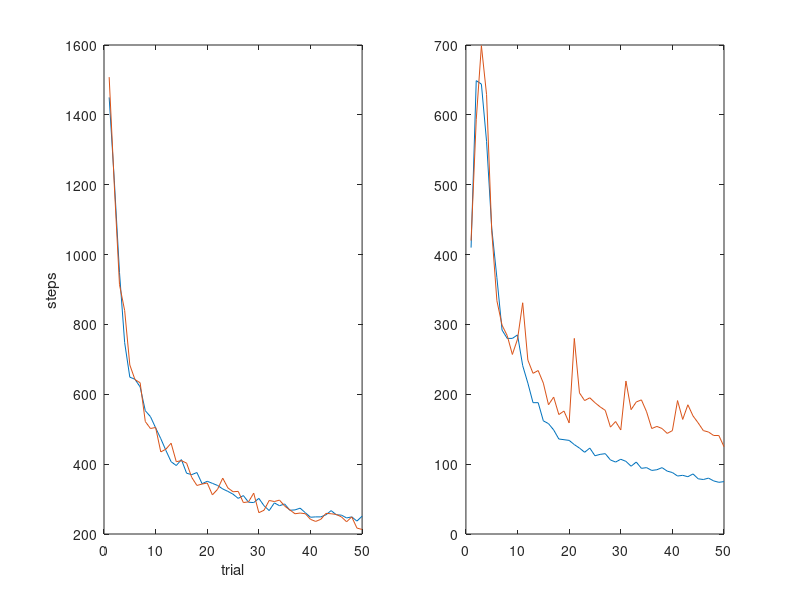

Here is the MATLAB script that generated this plot:
%% import data
delimiterIn = ' ';
s1 = importdata('r1.txt', delimiterIn);
s2 = importdata('r2.txt', delimiterIn);
s3 = importdata('r3.txt', delimiterIn);
s4 = importdata('r4.txt', delimiterIn);
s5 = importdata('r5.txt', delimiterIn);
s6 = importdata('r6.txt', delimiterIn);

%% plot 1
plot(s1);
hold on;
plot(s2);
plot(s3);

xlabel('trial');
ylabel('steps');

legend('1 agent', '2 agents', '3 agents');

%% plot 2
subplot(1,2,1);
plot(s3);
hold on;
plot(s4);
xlabel('trial');
ylabel('steps');
subplot(1,2,2);
plot(s3 - s4);
xlabel('trial');
ylabel('steps difference');
sum(s3-s4)


%% plot 3
plot(s5);
hold on;
plot(s6);